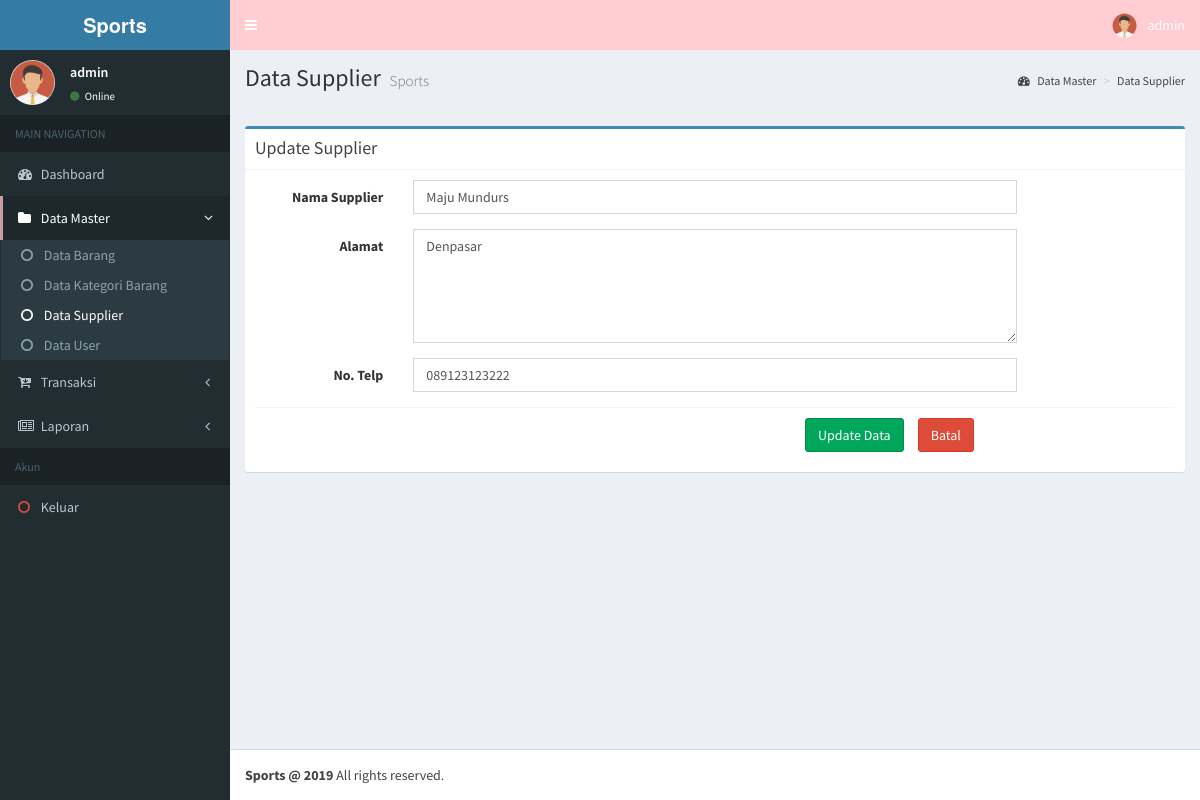
/?page=supplier&action=edit&edit=1 (signed in), run on the app's committed database.
### tables this page shows
CREATE TABLE `supplier` (
  `id_supplier` int(11) NOT NULL,
  `nama_supplier` varchar(100) NOT NULL,
  `no_telp` varchar(13) NOT NULL,
  `alamat` text NOT NULL
);

### pages/supplier/edit_supplier.php (the view, shortened to what this page needs)
<div class="content-wrapper">
  <section class="content-header">
    <h1>
    Data Supplier
    <small>Sports</small>
    </h1>
    <ol class="breadcrumb">
      <li><a href="#"><i class="fa fa-dashboard"></i> Data Master</a></li>
      <li><a href="#">Data Supplier</a></li>
    </ol>
  </section>
  <br>
  <?php
  $id = $_GET['edit'];
  $sql_edit = $connect->query("SELECT * FROM supplier where id_supplier = '$id'");
  $data = $sql_edit->fetch(PDO::FETCH_OBJ);
  $id_supplier = $data->id_supplier;
  $nama = $data->nama_supplier;
  $alamat = $data->alamat;
  $telp = $data->no_telp;
  ?>
  <div id="add_content">
    <div class="content">
      <div class="row">
        <div class="col-md-12">
          <div class="box box-primary">
            <div class="box-header with-border">
              <h3 class="box-title">Update Supplier</h3>
              </div>
              <form class="form-horizontal" method="post" id="formEdit" action="pages/supplier/proses_supplier.php?aksi=edit_data&id=<?php echo($id_supplier) ?>">
                <div class="box-body">
                  <div class="form-group">
                    <label class="col-md-2 control-label">Nama Supplier</label>
                    <div class="col-md-8">
                      <input type="text" name="nama" class="form-control" placeholder="Nama Supplier ..." autofocus="" required="" value="<?php echo($nama) ?>">
                    </div>
                  </div>
                  <div class="form-group">
                    <label class="col-md-2 control-label">Alamat</label>
                    <div class="col-md-8">
                      <textarea class="form-control" rows="5" name="alamat" placeholder="Alamat Supplier ..."><?php echo "$alamat"; ?></textarea>
                    </div>
                  </div>
                  <div class="form-group">
                    <label class="col-md-2 control-label">No. Telp</label>
                    <div class="col-md-8">
                      <input type="text" name="telp" class="form-control" placeholder="No. Telp ..." value="<?php echo($telp) ?>"  maxlength="13" required="">
                    </div>
                  </div>
                  <div class="box-footer">
                    <div class="col-md-7"></div>
                    <div class="col-md-3">
                      <input type="submit" class="btn btn-success" name="edit_data" id="edit_data" value="Update Data"/>
                      <a href="?page=supplier" class="btn btn-danger">Batal</a>
                    </div>
                    <div class="col-md-1"></div>
                    </div>
                  </form>
                  </div>
                </div>
              </div>
            </div>
          </div>
        </div>
      </div>

### data on the page
supplier: nama "Maju Mundurs", alamat "Denpasar", telp "089123123222"

### other printed values
$_SESSION['username'] "admin"
